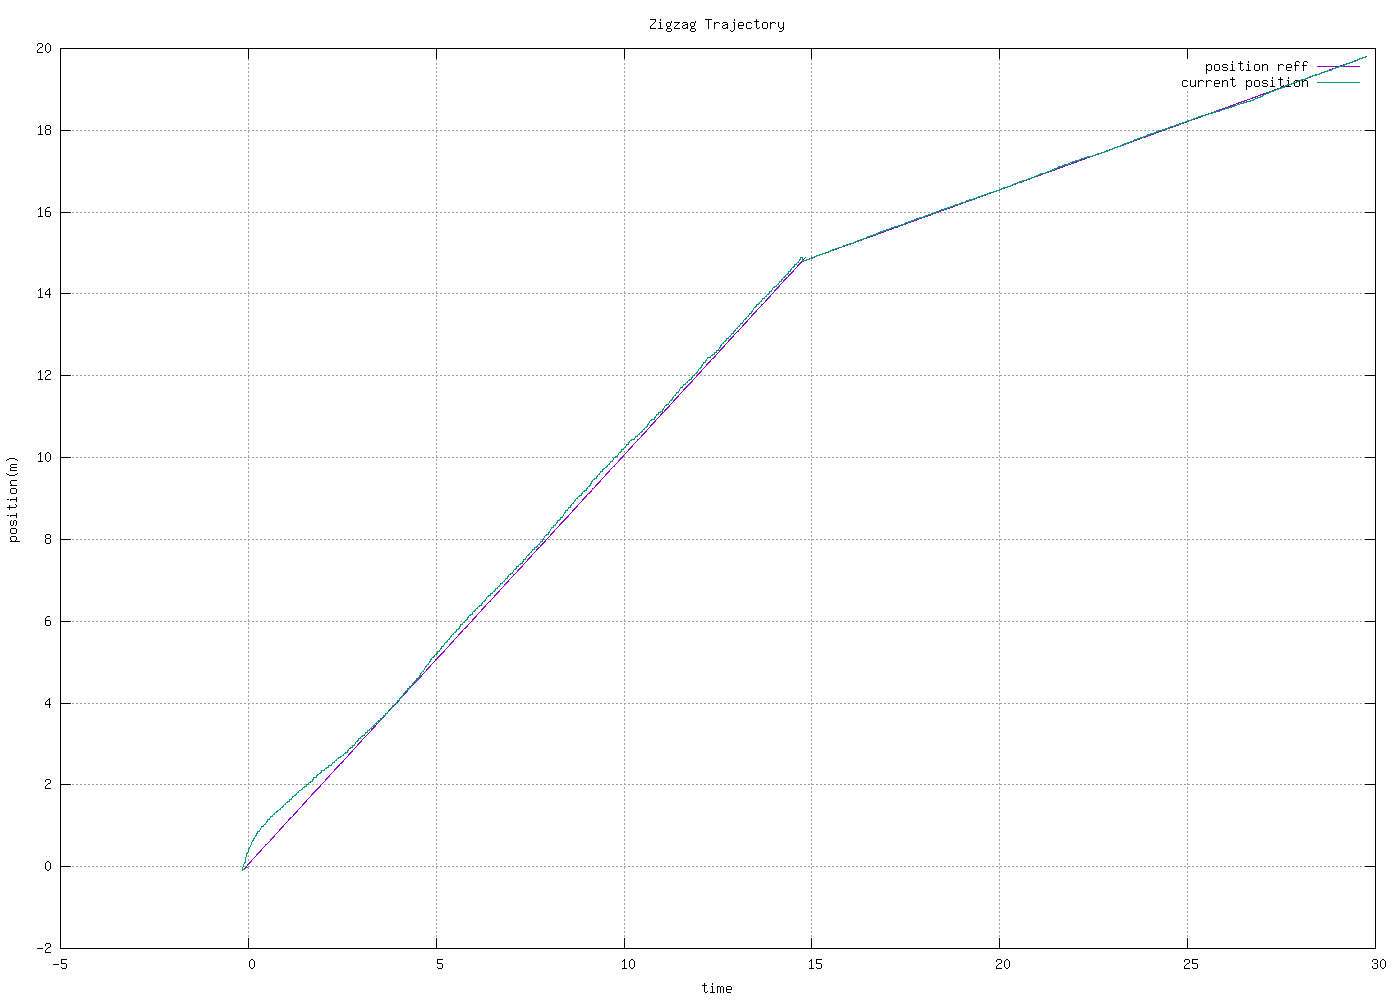

gnuplot code for this plot:
set terminal png large size 1400,1000

set grid 
set title "Zigzag Trajectory"
set xlabel "time"
set ylabel "position(m)"
set output "zigzag.png"
set autoscale
#set xrange [1:2]
plot "multiple_trajectory.csv" usi 1:3 ti "position reff" w l, "" usi 2:3 ti "current position" w l

set grid 
set title "Position Error"
set xlabel "time(x10ms)"
set ylabel "Error (m)"
set output "error.png"
set autoscale
#set xrange [1:2]
plot "multiple_trajectory.csv" usi 5 ti "x error" w l, "" usi 6 ti "y error" w l

set grid 
set title "Position X"
set xlabel "time (x10ms)"
set ylabel "Position (m)"
set output "PositionX.png"
set autoscale
#set xrange [1:2]
plot "multiple_trajectory.csv" usi 1 ti "x reff" w l, "" usi 2 ti "current x" w l

set grid 
set title "Position Y"
set xlabel "time (x10ms)"
set ylabel "Position (m)"
set output "PositionY.png"
set autoscale
#set xrange [1:2]
plot "multiple_trajectory.csv" usi 3 ti "y reff" w l, "" usi 4 ti "current y" w l

set grid 
set title "MSE"
set xlabel "time (x10ms)"
set ylabel "error"
set output "MSE.png"
set autoscale
#set xrange [1:2]
plot "multiple_trajectory.csv" usi 9 ti "MSE X" w l, "" usi 10 ti "MSE Y" w l

set grid 
set title "Roll Pitch"
set xlabel "time (x10ms)"
set ylabel "Degree"
set output "RollPitch.png"
set autoscale
#set xrange [1:2]
plot "multiple_trajectory.csv" usi 11 ti "Roll" w l, "" usi 12 ti "Pitch" w l
